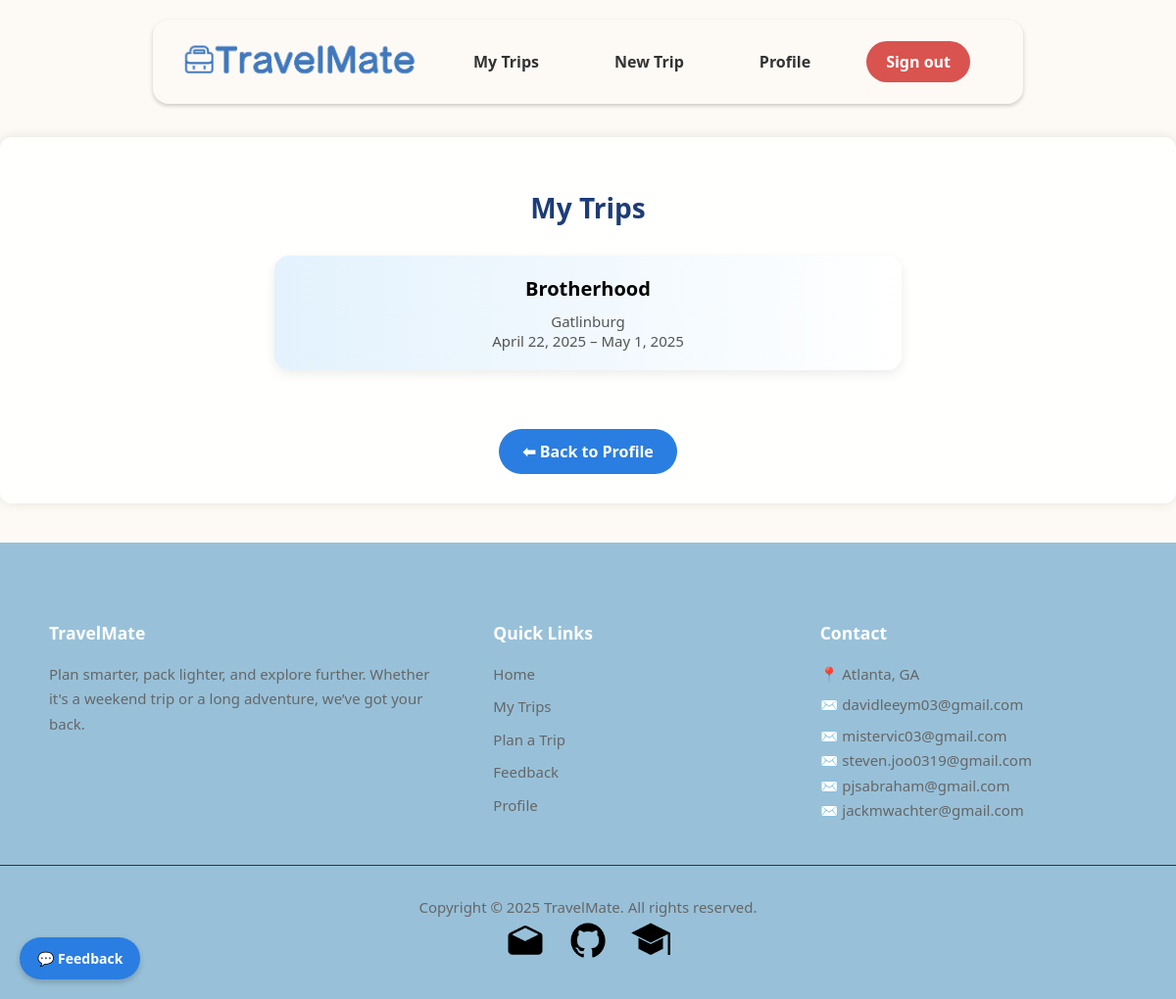
/trips/list/ (signed in), run on the app's committed database.
### trips/models.py (models this page shows, shortened)
class Trip(models.Model):
    TRIP_TYPE_CHOICES = [
        ('beach', 'Beach'),
        ('city', 'City'),
        ('hiking', 'Hiking'),
        ('business', 'Business'),
        ('snow', 'Snow / Ski'),
        ('other', 'Other'),
    ]
    user = models.ForeignKey(get_user_model(), on_delete=models.CASCADE)
    name = models.CharField(max_length=100)
    destination = models.CharField(max_length=100)
    start_date = models.DateField()
    end_date = models.DateField()
    trip_type = models.CharField(max_length=50, choices=TRIP_TYPE_CHOICES, default='other')
    manually_cleared = models.BooleanField(default=False)
    is_public = models.BooleanField(default=False)
    share_token = models.CharField(max_length=12, unique=True, blank=True, null=True)

### trips/views.py (the view)
# urls.py: path('list/', views.trip_list, name='trip_list'),
@login_required
def trip_list(request):
    trips = Trip.objects.filter(user=request.user).order_by('-start_date')
    return render(request, 'trips/trip_list.html', {'trips': trips})

### trips/templates/trips/trip_list.html (shortened to what this page needs)
{% extends 'base.html' %}
{% load static %}
{% block content %}
    <div style="text-align: center;">
        <h2 style="color: #1d3c78; margin-bottom: 30px; font-size: 28px; font-weight: 700;">My Trips</h2>
        <div class="trip-list">
            {% for trip in trips %}
                <a href="{% url 'trip_detail' trip.id %}" class="trip-card-link">
                    <div class="trip-card">
                        <div class="trip-title">{{ trip.name }}</div>
                        <div class="trip-info">
                            {{ trip.destination }}<br>
                            {{ trip.start_date }} – {{ trip.end_date }}
                        </div>
                    </div>
                </a>
            {% empty %}
                <p style="font-size: 16px; color: #777;">You have no trips yet.</p>
            {% endfor %}
        </div>
        <a href="{% url 'profile' %}" class="button" style="
            margin-top: 40px;
            background-color: #2a7de1;
            padding: 12px 24px;
            display: inline-block;
            border-radius: 25px;
            font-weight: 600;
            text-decoration: none;
            color: white;
            transition: background 0.3s ease;">
    ⬅ Back to Profile
        </a>
    </div>
{% endblock %}

### templates/base.html (style rules this page uses)
body { font-family: 'Segoe UI', sans-serif; background-color: #fdfaf6; background-repeat: no-repeat; background-size: 100% 100%; background-attachment: fixed; margin: 0; padding: 0; padding-top: 100px; }
a.button { background-color: #2a7de1; color: white; padding: 10px 20px; text-decoration: none; border-radius: 20px; font-weight: bold; display: inline-block; margin-top: 20px; }

### trips/templates/trips/trip_list.html (style rules this page uses)
.trip-card-link { text-decoration: none; color: inherit; }
.trip-card { border-radius: 15px; padding: 20px; margin: 20px auto; background: linear-gradient(to right, #e3f2fd, #ffffff); max-width: 600px; box-shadow: 0 4px 12px rgba(0, 0, 0, 0.08); transition: all 0.4s ease; transform: perspective(1px) translateZ(0); }
.trip-title { font-weight: 700; font-size: 20px; margin-bottom: 10px; }
.trip-info { color: #555; font-size: 15px; }

### data on the page
Trip: name "Brotherhood", destination "Gatlinburg", start_date "April 22, 2025", end_date "May 1, 2025"
